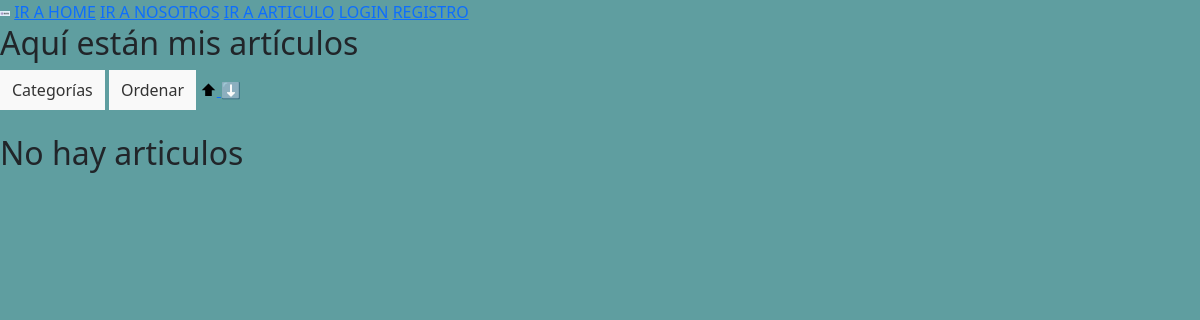
The app's page /articulo/, older data.
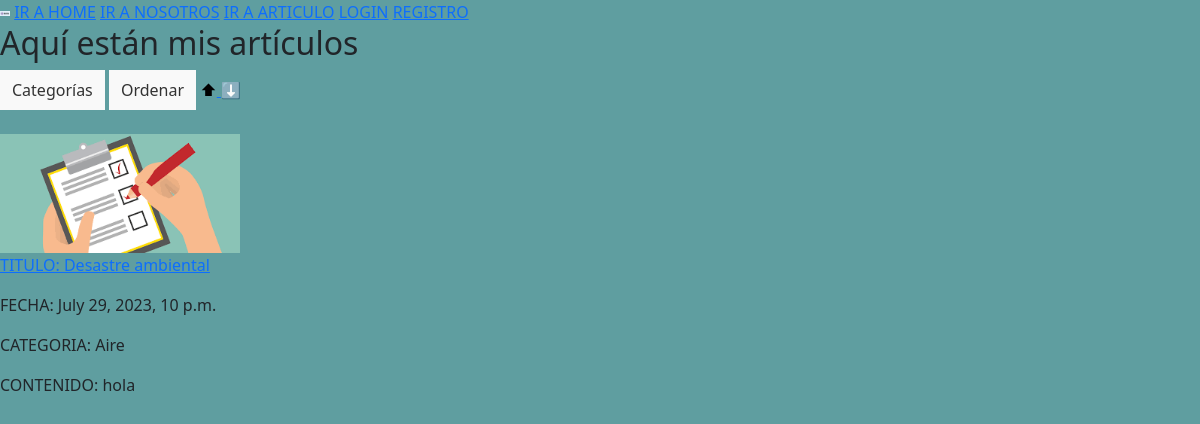
The same page, newer data.
### apps/articulo/models.py (models this page shows, shortened)
class Articulo(models.Model):
    titulo = models.CharField(max_length=200)
    resumen = models.CharField(max_length=2000)
    contenido = models.TextField()
    fecha_publicacion = models.DateTimeField(auto_now_add=True)
    imagen = models.ImageField(upload_to= 'articulo')
    categoria_articulo = models.ForeignKey(Categoria, on_delete= models.CASCADE)
    author = models.ForeignKey(Usuario, on_delete=models.CASCADE) # default=Usuario.objects.get(is_superuser=True).pk)

class Categoria(models.Model):
    nombre = models.CharField(max_length= 200)
    def __str__(self):
        return self.nombre

### apps/articulo/views.py (the view)
# urls.py: path('', views.ListarArticulos, name='listar'),
def ListarArticulos(request):
    articulo = Articulo.objects.all()
    categoria = request.GET.get('categoria')
    if categoria:
        articulo = articulo.filter(categoria_articulo=categoria)
    antiguedad_desc = request.GET.get('antiguedad_desc')
    if antiguedad_desc:
        articulo = articulo.order_by('-fecha_publicacion')
    antiguedad_asc = request.GET.get('antiguedad_asc')
    if antiguedad_asc:
        articulo = articulo.order_by('fecha_publicacion')
    orden_asc = request.GET.get('orden_asc')
    if orden_asc:
        articulo = articulo.order_by('titulo')
    orden_desc = request.GET.get('orden_desc')
    if orden_desc:
        articulo = articulo.order_by('-titulo')
    context = {
        'articulo': articulo,
        'categorias': Categoria.objects.all(),
    }
    return render(request, 'articulo/listar.html', context)

### templates/articulo/listar.html (shortened to what this page needs)
{% extends 'base.html' %}
{% load static %}
{% block contenido %}
    <h2>Aquí están mis artículos</h2>
    <div class="submenu">
        <div class="dropdown">
            <button class="dropdown-btn">Categorías</button>
        </div>
        <div class="dropdown">
            <button class="dropdown-btn">Ordenar</button>
        </div>
        <a href="?antiguedad_asc=1">
            <button class="arrow-btn">&#11014;</button>
          </a>
          <a href="?antiguedad_desc=1">
            <button class="arrow-btn">&#11015;</button>
          </a>
    </div>
    <br>
    {% if articulo %}
        {% for art in articulo %}
            <img src="{{ art.imagen.url }}" width="20%">
            <p><a href="{% url 'articulo:detalle' art.pk %}">TITULO: {{ art.titulo }}</a></p>
            <p>FECHA: {{ art.fecha_publicacion }}</p>
            <p>CATEGORIA: {{ art.categoria_articulo }}</p>
            <p>CONTENIDO: {{ art.contenido }}</p>
        {% endfor %}
    {% else %}
        <h2>No hay articulos</h2>
    {% endif %}
{% endblock contenido %}

### templates/base.html (shortened to what this page needs)
{% load static %}
<!DOCTYPE html>
<html lang="en">
<head>
    <link rel="stylesheet" type="text/css" href="{% static 'css/main.css' %}">
    <link href="https://cdn.jsdelivr.net/npm/bootstrap@5.3.0/dist/css/bootstrap.min.css" rel="stylesheet">
</head>
<body class="contenedor">
    <div>
        <img src="{% static 'img/logo.jpg' %}" width="10">
        <a href="{% url 'home' %}">IR A HOME</a>
        <a href="{% url 'nosotros' %}">IR A NOSOTROS</a>
        <a href="{% url 'articulo:listar' %}">IR A ARTICULO</a>
        {% if user.is_authenticated %}
            <strong>Hola {{ user.username }}</strong>
            <a href="{% url 'logout' %}">LOGOUT</a>
        {% else %}
            <a href="{% url 'login' %}">LOGIN</a>
            <a href="{% url 'registro' %}">REGISTRO</a>
            {% endif %}
       </div>
    {% block contenido %}
    {% endblock contenido %}
</body>
</html>

### static/css/main.css (style rules this page uses)
.contenedor { background-color:cadetblue; }
.dropdown { position: relative; display: inline-block; }
.dropdown-btn { background-color: #f9f9f9; color: #333; padding: 8px 12px; border: none; cursor: pointer; }
.arrow-btn { background: none; border: none; padding: 0; cursor: pointer; font-size: 16px; }

Row changes from the older to the newer data that the page shows:
added Articulo: imagen (picture), titulo "Desastre ambiental", fecha_publicacion "July 29, 2023, 10 p.m.", categoria_articulo "Aire", contenido "hola"
Text that changed along with them:
text no longer shown: "No hay articulos"
